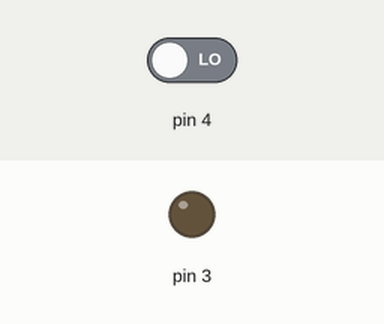
Bench run of a sketch on a simulated Arduino Uno, built with avr-gcc and run on an emulated ATmega328P. On the bench: output pins drawn as LEDs (lit = HIGH). Inputs (shaded band) come from the test bench; at power-on: pin 4 LOW.

Above: at 1.2 s.
1.3 s: pin 4 driven HIGH
At 2.1 s:
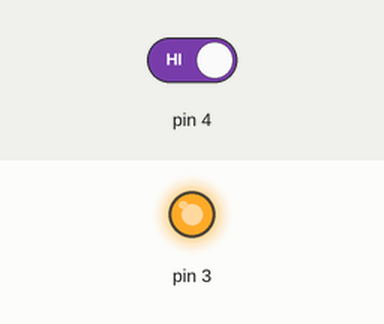
2.8 s: pin 4 driven LOW
At 3.2 s:
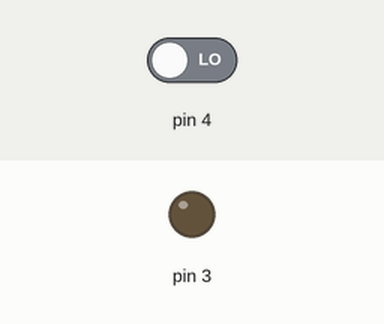
Timing chart, 0 to 5.8 s (numbered marks = the images above; inputs shaded):
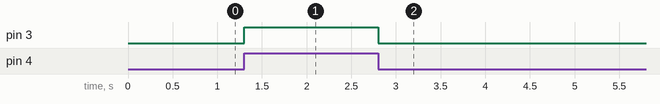

Measured:
- after the input at 1.3 s, pin 3: LOW → HIGH at once
- after the input at 2.8 s, pin 3: HIGH → LOW at once

The sketch:

5._Buzzer_with_Push_button.ino
```cpp
int button=4;
int buzzer = 3;
int buttonState;
void setup()
{
   pinMode(3, OUTPUT);
   pinMode(4, INPUT);
}
void loop()
{
       buttonState=digitalRead(4);
      if (buttonState == HIGH)
         {
           digitalWrite(3, HIGH);
         }
      else
       {
         digitalWrite(3, LOW);
           }
       }
```
